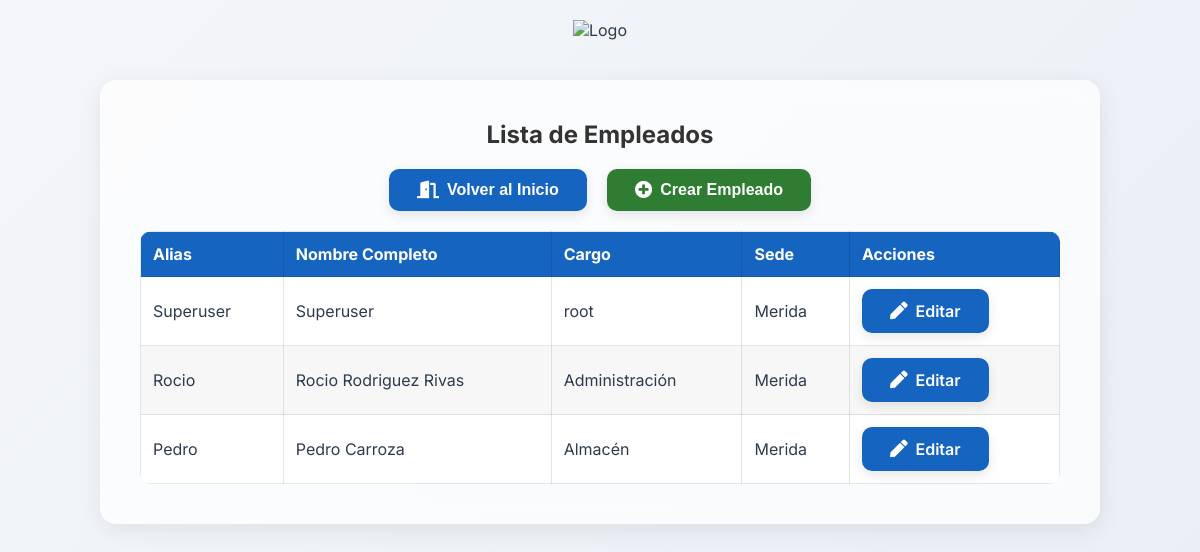
Screenshot of /empleados (signed in) with the database file from the repository.
### models.py (models this page shows, shortened)
class Empleado(UserMixin, db.Model):  # Modificamos el modelo Empleado para que herede UserMixin
    __tablename__ = "empleado"
    id = db.Column(db.Integer, primary_key=True, autoincrement=True, nullable=False)
    nombre = db.Column(db.String(100), nullable=False)
    usuario = db.Column(db.String(10), unique=True, nullable=False)
    password = db.Column(db.String(200), nullable=False)  # Aseguramos que la contraseña sea suficientemente larga
    cargo = db.Column(db.String(30), nullable=False)
    alias = db.Column(db.String, nullable=False)
    nombre_completo = db.Column(db.String, nullable=False)
    dni = db.Column(db.String, nullable=True)
    seguridad_social = db.Column(db.String, nullable=True)
    sede = db.Column(db.String, db.CheckConstraint("sede IN ('Merida', 'Navalmoral')", name='check_sede'), nullable=True)
    telefono = db.Column(db.String(9), nullable=False)
    email = db.Column(db.String(100), nullable=False)
    fecha_alta = db.Column(db.DateTime, nullable=False)
    fecha_baja = db.Column(db.DateTime, nullable=True)
    sabados = db.Column(db.Boolean, nullable=False)
    activo = db.Column(db.Boolean, nullable=False)

### main.py (the view)
@app.route('/empleados')
@login_required
def empleados():
    empleados_list = Empleado.query.all()  # Obtiene todos los empleados
    return render_template('empleados.html', empleados=empleados_list)

### main.py (called while the page is built)
@login_manager.user_loader
def load_user(user_id):
    return Empleado.query.get(int(user_id))

### templates/empleados.html (shortened to what this page needs)
<!DOCTYPE html>
<html lang="es">
<head>
  <link rel="stylesheet" href="https://cdnjs.cloudflare.com/ajax/libs/font-awesome/5.15.4/css/all.min.css">
  <link rel="stylesheet" href="{{ url_for('static', filename='css/style.css') }}">
</head>
<body>
  <header>
    <img src="{{ url_for('static', filename='logo.png') }}" alt="Logo" class="logo">
  </header>
  <main>
    <h1>Lista de Empleados</h1>
    <div class="buttons">
      <form action="{{ url_for('index') }}" method="get">
        <button class="btn btn-blue" type="submit">
          <i class="fas fa-door-open"></i> Volver al Inicio
        </button>
      </form>
      <button class="btn btn-green" id="openModalCrearEmpleado">
        <i class="fas fa-plus-circle"></i> Crear Empleado
      </button>
    </div>
    <table>
      <thead>
        <tr>
          <th>Alias</th>
          <th>Nombre Completo</th>
          <th>Cargo</th>
          <th>Sede</th>
          <th>Acciones</th>
        </tr>
      </thead>
      <tbody>
        {% for empleado in empleados %}
        <tr class="empleado-row"
            data-id="{{ empleado.id }}"
            data-nombre="{{ empleado.nombre_completo }}"
            data-alias="{{ empleado.alias }}"
            data-cargo="{{ empleado.cargo }}"
            data-sede="{{ empleado.sede }}">
          <td>{{ empleado.alias }}</td>
          <td>{{ empleado.nombre_completo }}</td>
          <td>{{ empleado.cargo }}</td>
          <td>{{ empleado.sede }}</td>
          <td>
            <a href="{{ url_for('editar_empleado', id=empleado.id) }}" class="btn btn-blue" title="Editar empleado">
              <i class="fas fa-pen"></i> Editar
            </a>
          </td>
        </tr>
        {% endfor %}
      </tbody>
    </table>
  </main>
  {% include 'modal_crear_empleado.html' %}
</body>
</html>

### static/css/style.css (style rules this page uses)
* { margin: 0; padding: 0; box-sizing: border-box; }
body { font-family: 'Inter', sans-serif; background: linear-gradient(135deg, #f4f6f9, #e9eef5); color: #2e3b4e; display: flex; flex-direction: column; align-items: center; padding: 20px; min-height: 100vh; }
header { width: 100%; text-align: center; margin-bottom: 40px; animation: fadeInDown 0.6s ease-out; }
.logo { height: 80px; }
main { background: rgba(255, 255, 255, 0.7); backdrop-filter: blur(10px); border-radius: 16px; box-shadow: 0 6px 25px rgba(0, 0, 0, 0.08); width: 100%; max-width: 1000px; padding: 40px; text-align: center; animation: fadeInUp 0.8s ease-out; }
h1 { font-size: 2.3rem; margin-bottom: 30px; color: #1e2a36; animation: fadeIn 1s forwards 0.4s; }
.buttons { display: flex; justify-content: center; gap: 20px; flex-wrap: wrap; margin: 20px 0; }
.btn { padding: 12px 28px; border: none; border-radius: 10px; font-size: 1rem; font-weight: 600; cursor: pointer; transition: all 0.2s ease; display: inline-flex; align-items: center; justify-content: center; box-shadow: 0 4px 12px rgba(0, 0, 0, 0.1); text-decoration: none; color: #fff; }
.btn i, .btn .icon { margin-right: 8px; font-size: 1.1rem; }
.btn-green { background-color: #2e7d32; }
.btn-blue { background-color: #1565c0; }
table { width: 100%; border-collapse: collapse; margin-top: 20px; background: rgba(255, 255, 255, 0.95); border-radius: 12px; overflow: hidden; animation: fadeIn 1s ease forwards 0.5s; }
th, td { padding: 12px; border: 1px solid rgba(0, 0, 0, 0.1); text-align: left; }
th { background-color: #1565c0; color: white; }
tr:nth-child(even) { background-color: rgba(0, 0, 0, 0.03); }
h1 { font-size: 24px; color: #333; text-align: center; margin-bottom: 20px; }

### rows the page displays
Empleado: alias "Superuser", nombre_completo "Superuser", cargo "root", sede "Merida"
Empleado: alias "Rocio", nombre_completo "Rocio Rodriguez Rivas", cargo "Administración", sede "Merida"
Empleado: alias "Pedro", nombre_completo "Pedro Carroza", cargo "Almacén", sede "Merida"
